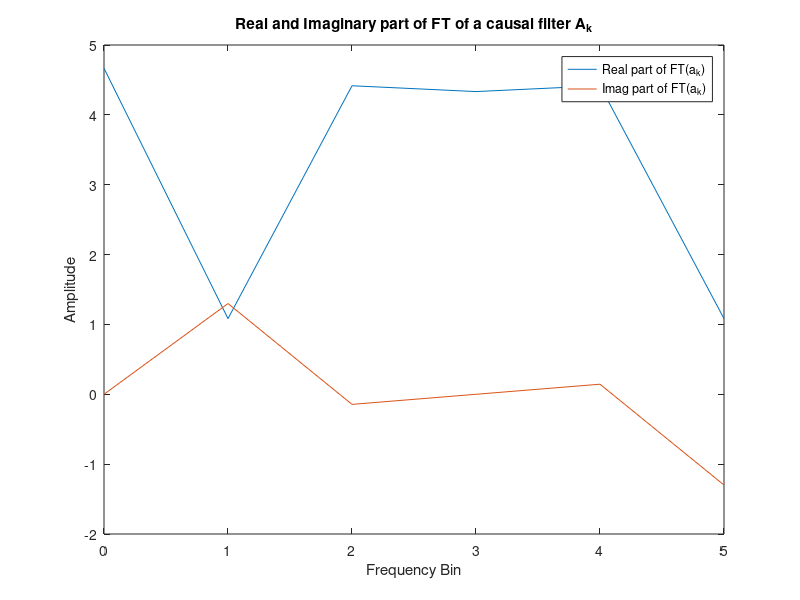
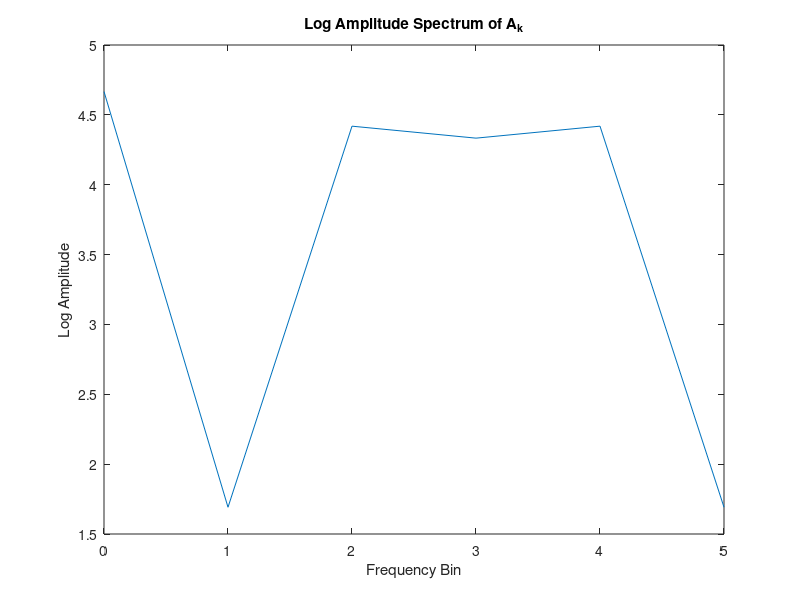
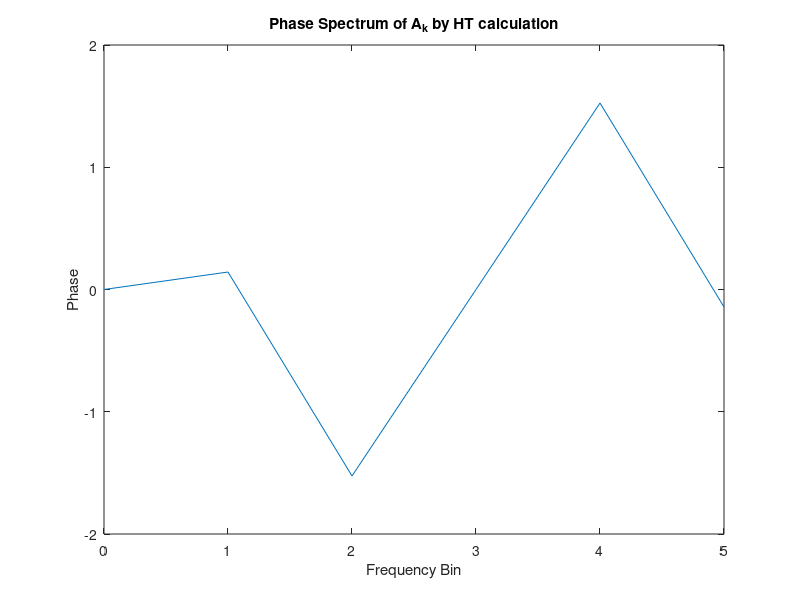

Recreate these plots in MATLAB, in order.
%% Because ak is causal, its Fourier Transform should have real and imag parts that are Hilbert Transform pairs.
close all; clc; clear all;
ak=[20,-1,6,7,1,-5]; % Define time series values
t=[0:1:5]; % Define time variable
FTak=ifft(ak); % Taking the Fourier Transform of the time series ak. The IFFT "inverse fast fourier transform" is taken in our case because the convention in MATLAB is to put the normalizing factor in front of this function.
figure;
plot(t,real(FTak)); % Plotting the real part of the Fourier transform
hold on;
plot(t,imag(FTak)); % Plotting the imaginary part of the FT
legend('Real part of FT(a_k)','Imag part of FT(a_k)');
title('Real and Imaginary part of FT of a causal filter A_k');
xlabel('Frequency Bin');
ylabel('Amplitude');
%% Calculating the log amplitude spectrum of Ak and then the Hilbert Transform of it to get the phase
a1=abs(FTak); % log amplitude spectrum
h1=hilbert(a1); % calculating the analytic function from the log amplitude spectrum
p1=imag(h1); % The associated phase of Ak by taking the imaginary part of the analytic signal
figure;
plot(t,a1); % plotting the log of the amplitude spectrum
title('Log Amplitude Spectrum of A_k');
xlabel('Frequency Bin');
ylabel('Log Amplitude');

figure;
plot(t,p1); % plotting the Hilbert transform of the log of the amplitude spectrum (the phase)
title('Phase Spectrum of A_k by HT calculation');
xlabel('Frequency Bin')
ylabel('Phase');



